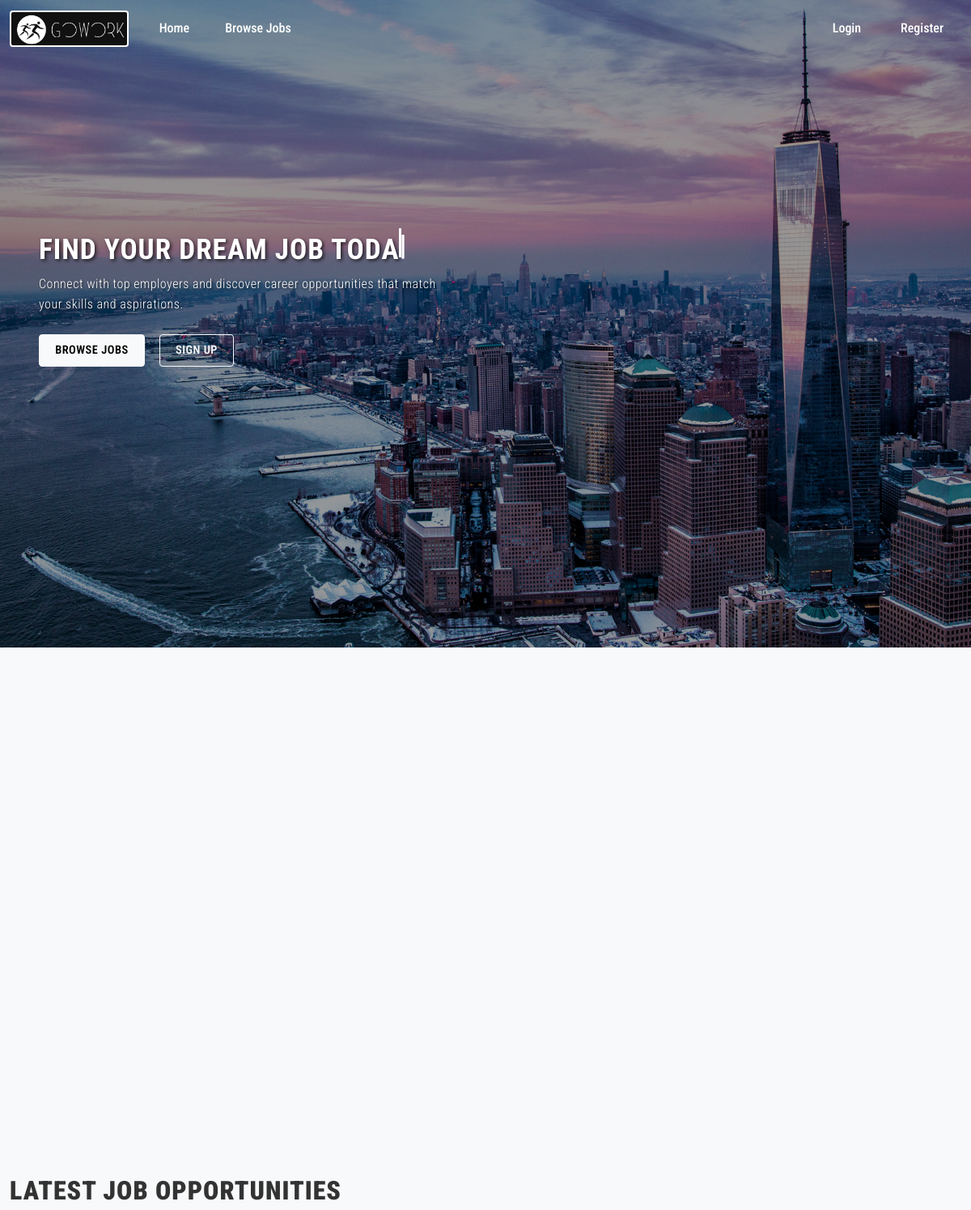
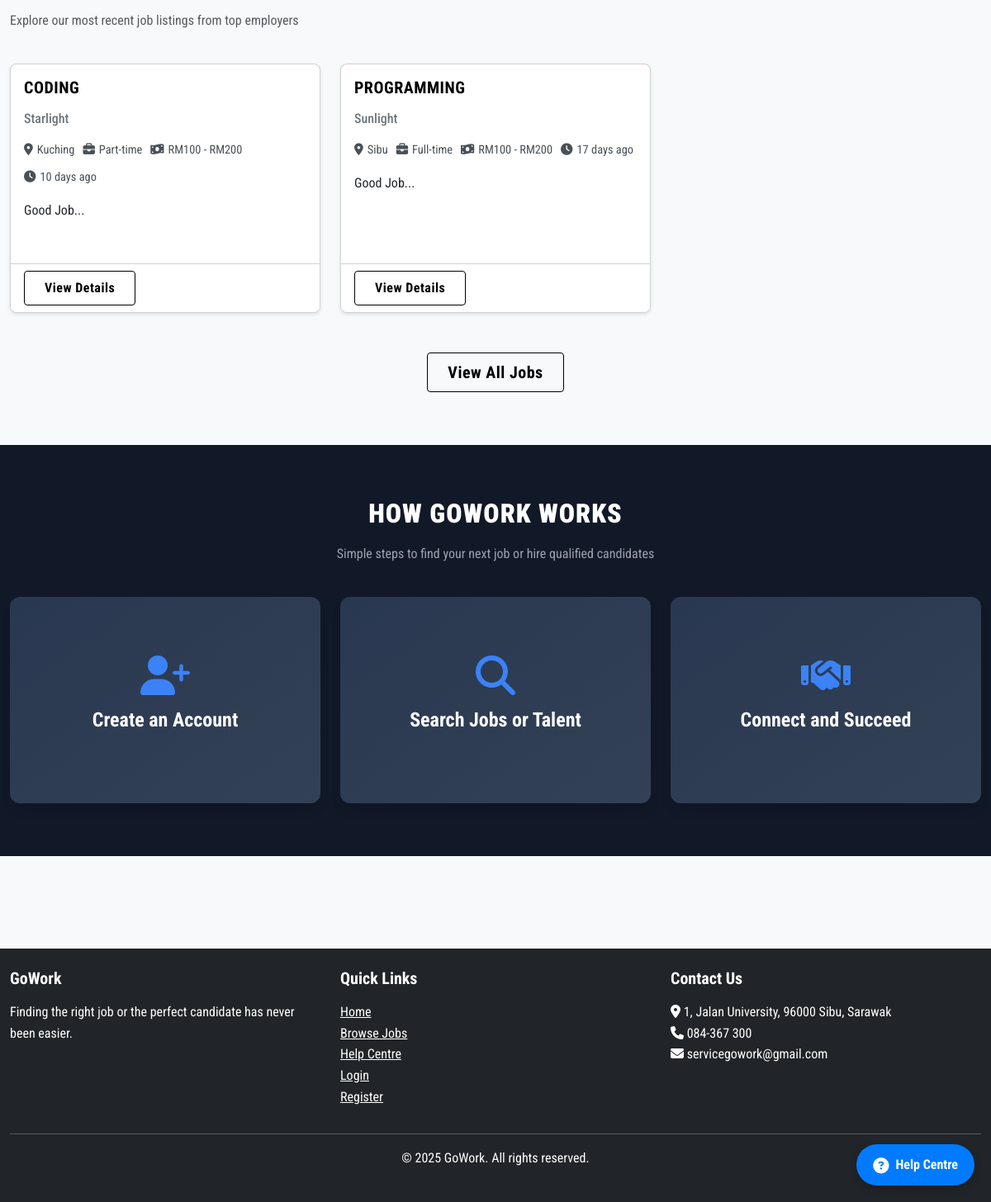
The page / on the database its author committed (2 pictures, top to bottom).
### tables this page shows
CREATE TABLE `jobs` (
  `job_id` int(11) NOT NULL,
  `company_id` int(11) NOT NULL,
  `job_title` varchar(100) NOT NULL,
  `description` text NOT NULL,
  `salary_min` decimal(10,2) DEFAULT NULL,
  `salary_max` decimal(10,2) DEFAULT NULL,
  `location` varchar(100) NOT NULL,
  `requirements` text DEFAULT NULL,
  `job_type` varchar(50) NOT NULL,
  `categories` text DEFAULT NULL,
  `posted_date` timestamp NOT NULL DEFAULT current_timestamp(),
  `is_active` tinyint(1) DEFAULT 1,
  `state` varchar(50) DEFAULT NULL,
  `region` varchar(100) DEFAULT NULL,
  `category` varchar(100) DEFAULT NULL,
  `skills` text DEFAULT NULL
);

CREATE TABLE `companies` (
  `company_id` int(11) NOT NULL,
  `user_id` int(11) NOT NULL,
  `company_name` varchar(100) NOT NULL,
  `description` text DEFAULT NULL,
  `company_culture` text DEFAULT NULL,
  `contact_number` varchar(20) DEFAULT NULL,
  `address` varchar(255) DEFAULT NULL,
  `city` varchar(50) DEFAULT NULL,
  `state` varchar(50) DEFAULT NULL,
  `country` varchar(50) DEFAULT NULL,
  `license_path` varchar(255) DEFAULT NULL,
  `license_status` enum('Pending','Approved','Not Approved') DEFAULT 'Pending',
  `created_at` timestamp NOT NULL DEFAULT current_timestamp(),
  `updated_at` timestamp NOT NULL DEFAULT current_timestamp() ON UPDATE current_timestamp()
);

### includes/functions.php (called while the page is built, shortened)
<?php
require_once 'database.php';
function isLoggedIn() {
    return isset($_SESSION['user_id']);
}
function hasUserType($userType) {
    if (!isLoggedIn()) {
        return false;
    }
    return $_SESSION['user_type'] == $userType;
}
function formatSalaryRange($min, $max) {
    return 'RM' . number_format($min) . ' - RM' . number_format($max);
}
function timeElapsed($datetime) {
    $now = new DateTime();
    $ago = new DateTime($datetime);
    $diff = $now->diff($ago);
    if ($diff->d > 0) {
        return $diff->d . ' day' . ($diff->d > 1 ? 's' : '') . ' ago';
    }
    return 'Just now';
}
function getLatestJobs($limit = 10) {
    return fetchAll(
        "SELECT j.*, c.company_name
        FROM jobs j
        JOIN companies c ON j.company_id = c.company_id
        WHERE j.is_active = 1
        ORDER BY j.posted_date DESC
        LIMIT ?",
        'i',
        [$limit]
    );
}

### includes/database.php (called while the page is built, shortened)
<?php
function getDbConnection() {
    $conn = new mysqli(
        DB_HOST,
        DB_USER,
        DB_PASS,
        DB_NAME,
        3306
    );
    $conn->ssl_set(NULL, NULL, __DIR__ . '/DigiCertGlobalRootCA.crt.pem', NULL, NULL);
    $conn->set_charset("utf8mb4");
    return $conn;
}
function executeQuery($sql, $types = '', $params = []) {
    $conn = getDbConnection();
    $stmt = $conn->prepare($sql);
    if (!empty($params)) {
        $bindParams = [$types];
        for ($i = 0; $i < count($params); $i++) {
            $bindParams[] = &$params[$i];
        }
        call_user_func_array([$stmt, 'bind_param'], $bindParams);
    }
    if (!$stmt->execute()) {
        $error = "Error executing statement: " . $stmt->error;
        error_log($error);
        $stmt->close();
        throw new Exception($error);
    }
    return $stmt;
}
function fetchAll($sql, $types = '', $params = []) {
    $stmt = executeQuery($sql, $types, $params);
    $result = $stmt->get_result();
    $rows = [];
    while ($row = $result->fetch_assoc()) {
        $rows[] = $row;
    }
    return $rows;
}

### index.php (the view, shortened to what this page needs)
<?php
$root_path = $_SERVER['DOCUMENT_ROOT'] . '/';
require_once $root_path . 'includes/database.php';
require_once $root_path . 'includes/functions.php';
?>
<?php
$latestJobs = getLatestJobs(6);
?>
<!DOCTYPE html>
<html lang="en">
<head>
    <link href="https://cdn.jsdelivr.net/npm/bootstrap@5.3.0/dist/css/bootstrap.min.css" rel="stylesheet">
    <link rel="stylesheet" href="https://cdnjs.cloudflare.com/ajax/libs/font-awesome/6.4.0/css/all.min.css">
    <link rel="stylesheet" href="<?php echo SITE_URL; ?>/assets/css/main.css">
    <link rel="stylesheet" href="<?php echo SITE_URL; ?>/assets/css/dropdown-fix.css">
</head>
<body>
    <nav class="navbar navbar-expand-lg navbar-dark fixed-top">
        <div class="container">
            <a class="navbar-brand" href="<?php echo SITE_URL; ?>">
                <img src="<?php echo SITE_URL; ?>/assets/img/logo.jpg" alt="<?php echo SITE_NAME; ?>" class="navbar-logo">
            </a>
            <div class="collapse navbar-collapse" id="navbarNav">
                <ul class="navbar-nav me-auto">
                    <li class="nav-item">
                        <a class="nav-link" href="<?php echo SITE_URL; ?>">Home</a>
                    </li>
                    <li class="nav-item">
                        <a class="nav-link" href="<?php echo SITE_URL; ?>/pages/jobs.php">Browse Jobs</a>
                    </li>
                </ul>
                <ul class="navbar-nav ml-auto">
                    <?php if (isLoggedIn()): ?>
                        <li class="nav-item dropdown d-none d-lg-block">
                            <a class="nav-link dropdown-toggle" href="#" id="navbarDropdown" role="button" data-bs-toggle="dropdown" aria-expanded="false">
                                <?php
                                $user = getCurrentUser();
                                echo htmlspecialchars($user['username']);
                                ?> <i class="fas fa-chevron-down ms-1"></i>
                            </a>
                            <ul class="dropdown-menu dropdown-menu-end" aria-labelledby="navbarDropdown">
                                <?php if (hasUserType(USER_TYPE_JOBSEEKER)): ?>
                                    <li><a class="dropdown-item" href="<?php echo SITE_URL; ?>/pages/user/profile.php">My Profile</a></li>
                                <?php elseif (hasUserType(USER_TYPE_COMPANY)): ?>
                                    <li><a class="dropdown-item" href="<?php echo SITE_URL; ?>/pages/company/profile.php">Company Profile</a></li>
                                <?php endif; ?>
                                <li><a class="dropdown-item" href="<?php echo SITE_URL; ?>/pages/account_settings.php">Account Settings</a></li>
                                <li><hr class="dropdown-divider"></li>
                                <li><a class="dropdown-item" href="<?php echo SITE_URL; ?>/api/auth/logout.php">Logout</a></li>
                            </ul>
                        </li>
                    <?php else: ?>
                        <li class="nav-item">
                            <a class="nav-link" href="<?php echo SITE_URL; ?>/pages/login.php">Login</a>
                        </li>
                        <li class="nav-item">
                            <a class="nav-link" href="<?php echo SITE_URL; ?>/pages/register.php">Register</a>
                        </li>
                    <?php endif; ?>
                </ul>
            </div>
        </div>
    </nav>
    <section class="hero-section">
        <div class="container-fluid px-0 fullscreen-hero">
            <div class="hero-image-overlay">
                <div class="hero-content-wrapper">
                    <div class="hero-content">
                        <h1 class="hero-title">
                            <span style="white-space: nowrap;">
                                <span class="typing-text"></span><span class="cursor">|</span>
                            </span>
                        </h1>
                        <p class="hero-subtitle">Connect with top employers and discover career opportunities that match your skills and aspirations.</p>
                        <div class="hero-buttons">
                            <a href="<?php echo SITE_URL; ?>/pages/jobs.php" class="btn btn-light">Browse Jobs</a>
                            <?php if (!isLoggedIn()): ?>
                                <a href="<?php echo SITE_URL; ?>/pages/register.php" class="btn btn-outline-light ms-2">Sign Up</a>
                            <?php endif; ?>
                        </div>
                    </div>
                </div>
            </div>
        </div>
    </section>
    <section class="container-fluid py-5 bg-light">
        <div class="container">
            <div class="row justify-content-center">
                <div class="col-lg-10">
                </div>
            </div>
        </div>
    </section>
<section class="container">
    <div class="row mb-4">
        <div class="col-12">
            <h2>Latest Job Opportunities</h2>
            <p class="text-muted">Explore our most recent job listings from top employers</p>
        </div>
    </div>
    <div class="row">
        <?php if (!empty($latestJobs)): ?>
            <?php foreach ($latestJobs as $job): ?>
                <div class="col-md-6 col-lg-4 mb-4">
                    <div class="card job-card h-100">
                        <div class="card-body">
                            <h5 class="job-title"><?php echo htmlspecialchars($job['job_title']); ?></h5>
                            <h6 class="company-name"><?php echo htmlspecialchars($job['company_name']); ?></h6>
                            <div class="job-details">
                                <div class="job-detail">
                                    <i class="fas fa-map-marker-alt"></i>
                                    <span><?php echo htmlspecialchars($job['location']); ?></span>
                                </div>
                                <div class="job-detail">
                                    <i class="fas fa-briefcase"></i>
                                    <span><?php echo htmlspecialchars($job['job_type']); ?></span>
                                </div>
                                <div class="job-detail">
                                    <i class="fas fa-money-bill-wave"></i>
                                    <span><?php echo formatSalaryRange($job['salary_min'], $job['salary_max']); ?></span>
                                </div>
                                <div class="job-detail">
                                    <i class="fas fa-clock"></i>
                                    <span><?php echo timeElapsed($job['posted_date']); ?></span>
                                </div>
                            </div>
                            <p class="mt-3"><?php echo substr(htmlspecialchars($job['description']), 0, 100) . '...'; ?></p>
                        </div>
                        <div class="card-footer bg-white">
                            <a href="<?php echo SITE_URL; ?>/pages/jobs.php?id=<?php echo $job['job_id']; ?>" class="btn btn-outline-primary">View Details</a>
                        </div>
                    </div>
                </div>
            <?php endforeach; ?>
        <?php endif; ?>
    </div>
    <div class="text-center mt-4">
        <a href="<?php echo SITE_URL; ?>/pages/jobs.php" class="btn btn-lg btn-outline-primary">View All Jobs</a>
    </div>
</section>
<section class="how-it-works-section">
    <div class="container">
    <div class="row mb-4">
        <div class="col-12 text-center">
            <h2>How GoWork Works</h2>
            <p class="text-muted">Simple steps to find your next job or hire qualified candidates</p>
            </div>
        </div>
    </div>
    <div class="container-fluid how-it-works-container">
        <div class="row how-it-works-row">
            <div class="col-md-4 card-column">
                <div class="flip-card">
                    <div class="flip-card-inner">
                        <div class="flip-card-front">
                    <i class="fas fa-user-plus fa-3x text-primary mb-3"></i>
                            <h4>Create an Account</h4>
                        </div>
                        <div class="flip-card-back">
                    <h4>Create an Account</h4>
                    <p>Sign up as a job seeker or employer to access all features.</p>
                        </div>
                </div>
            </div>
        </div>
            <div class="col-md-4 card-column">
                <div class="flip-card">
                    <div class="flip-card-inner">
                        <div class="flip-card-front">
                    <?php if (hasUserType(USER_TYPE_JOBSEEKER)): ?>
                        <i class="fas fa-file-alt fa-3x text-primary mb-3"></i>
                        <h4>Upload Your Resume</h4>
                    <?php elseif (hasUserType(USER_TYPE_COMPANY)): ?>
                        <i class="fas fa-briefcase fa-3x text-primary mb-3"></i>
                        <h4>Post a Job</h4>
                    <?php else: ?>
                        <i class="fas fa-search fa-3x text-primary mb-3"></i>
                                <h4>Search Jobs or Talent</h4>
                            <?php endif; ?>
                        </div>
                        <div class="flip-card-back">
                            <?php if (hasUserType(USER_TYPE_JOBSEEKER)): ?>
                                <h4>Upload Your Resume</h4>
                                <p>Complete your profile and upload your resume to stand out to employers.</p>
                            <?php elseif (hasUserType(USER_TYPE_COMPANY)): ?>
                                <h4>Post a Job</h4>
                                <p>Create a detailed job listing to attract qualified candidates.</p>
                            <?php else: ?>
                        <h4>Search Jobs or Talent</h4>
                        <p>Find the perfect job or candidate using our powerful search tools.</p>
                    <?php endif; ?>
                        </div>
                </div>
            </div>
        </div>
            <div class="col-md-4 card-column">
                <div class="flip-card">
                    <div class="flip-card-inner">
                        <div class="flip-card-front">
                    <?php if (hasUserType(USER_TYPE_JOBSEEKER)): ?>
                        <i class="fas fa-paper-plane fa-3x text-primary mb-3"></i>
                        <h4>Apply with One Click</h4>
                    <?php elseif (hasUserType(USER_TYPE_COMPANY)): ?>
                        <i class="fas fa-users fa-3x text-primary mb-3"></i>
                        <h4>Review Applications</h4>
                    <?php else: ?>
                        <i class="fas fa-handshake fa-3x text-primary mb-3"></i>
                                <h4>Connect and Succeed</h4>
                            <?php endif; ?>
                        </div>
                        <div class="flip-card-back">
                            <?php if (hasUserType(USER_TYPE_JOBSEEKER)): ?>
                                <h4>Apply with One Click</h4>
                                <p>Easily apply to jobs and track your application status.</p>
                            <?php elseif (hasUserType(USER_TYPE_COMPANY)): ?>
                                <h4>Review Applications</h4>
                                <p>Access resumes and contact qualified candidates directly.</p>
                            <?php else: ?>
                        <h4>Connect and Succeed</h4>
                        <p>Start interviews, get hired, or find your ideal employee.</p>
                    <?php endif; ?>
                        </div>
                    </div>
                </div>
            </div>
        </div>
    </div>
</section>
<?php
require_once $root_path . 'includes/footer.php';
?>
</body>
</html>

### rows shown on the page
jobs: job_title "CODING", company.company_name "Starlight", location "Kuching", job_type "Part-time", formatSalaryRange($job['salary_min'], $job['salary_max']) "RM100 - RM200", posted_date "10 days ago", description "Good Job"
jobs: job_title "PROGRAMMING", company.company_name "Sunlight", location "Sibu", job_type "Full-time", formatSalaryRange($job['salary_min'], $job['salary_max']) "RM100 - RM200", posted_date "17 days ago", description "Good Job"

### other values the page prints
SITE_NAME "GoWork"
